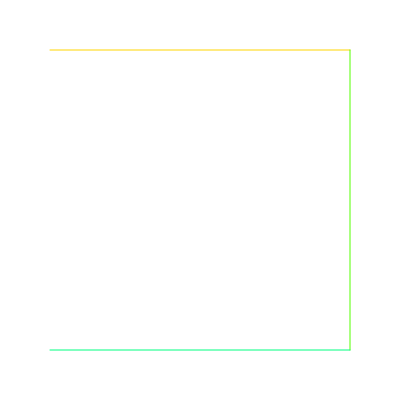
Frame 1 (no input)
Frame 60 (no input): identical to frame 1, image omitted
Frame 120 (the mouse pressed at the canvas centre since frame 60): identical to frame 1, image omitted

The p5.js sketch that drew this single still picture (run headless with seeded random() and noise() and a simulated clock; from frame 60 on, the mouse is pressed at the canvas centre):

// p5.js sketch
// ── sketch.js
function setup() {
    createCanvas(400, 400);
    arr = [[50,50], [350,50], [350,350], [50,350]]
    colorMode(HSB);
}
  
function draw() {
  background(220);
  for (let i=1; i<arr.length; i++){
    stroke(i*50, 150,200);
    line(arr[i-1][0], arr[i-1][1], arr[i][0], arr[i][1])
  }
}
